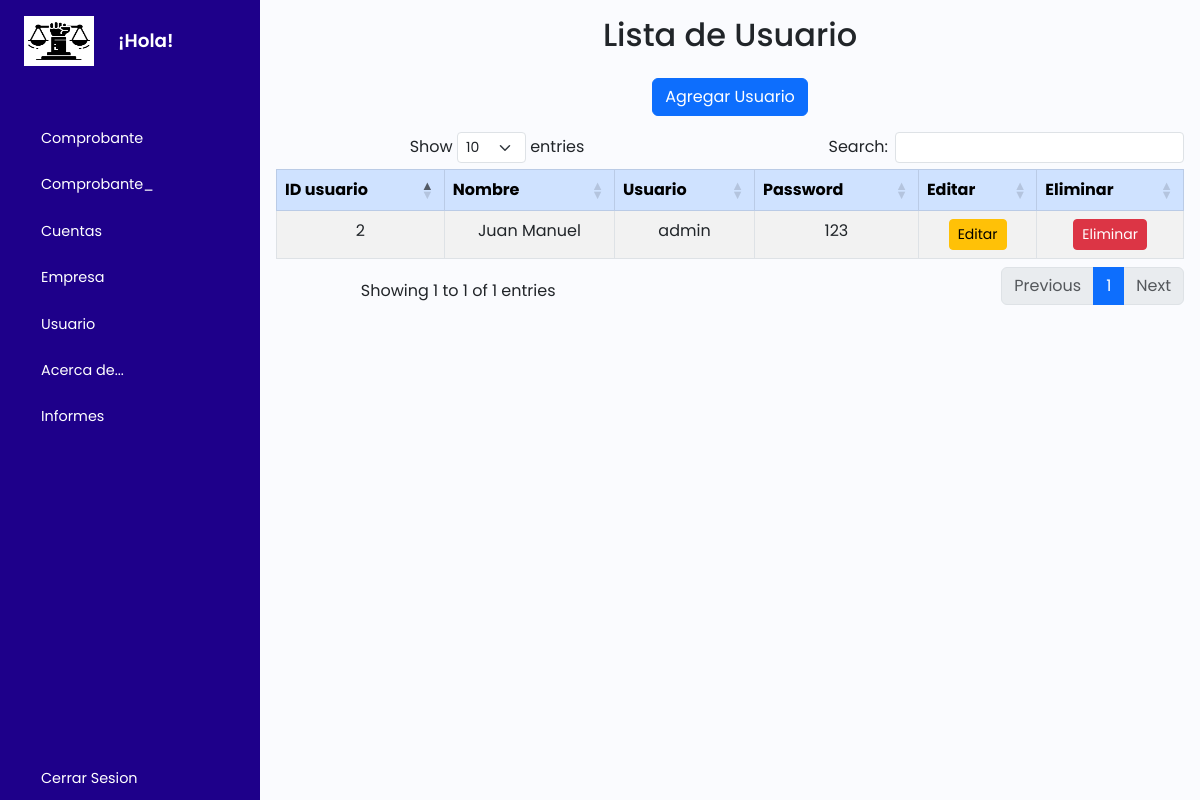
The app's page /tusuario/index.php, older data.
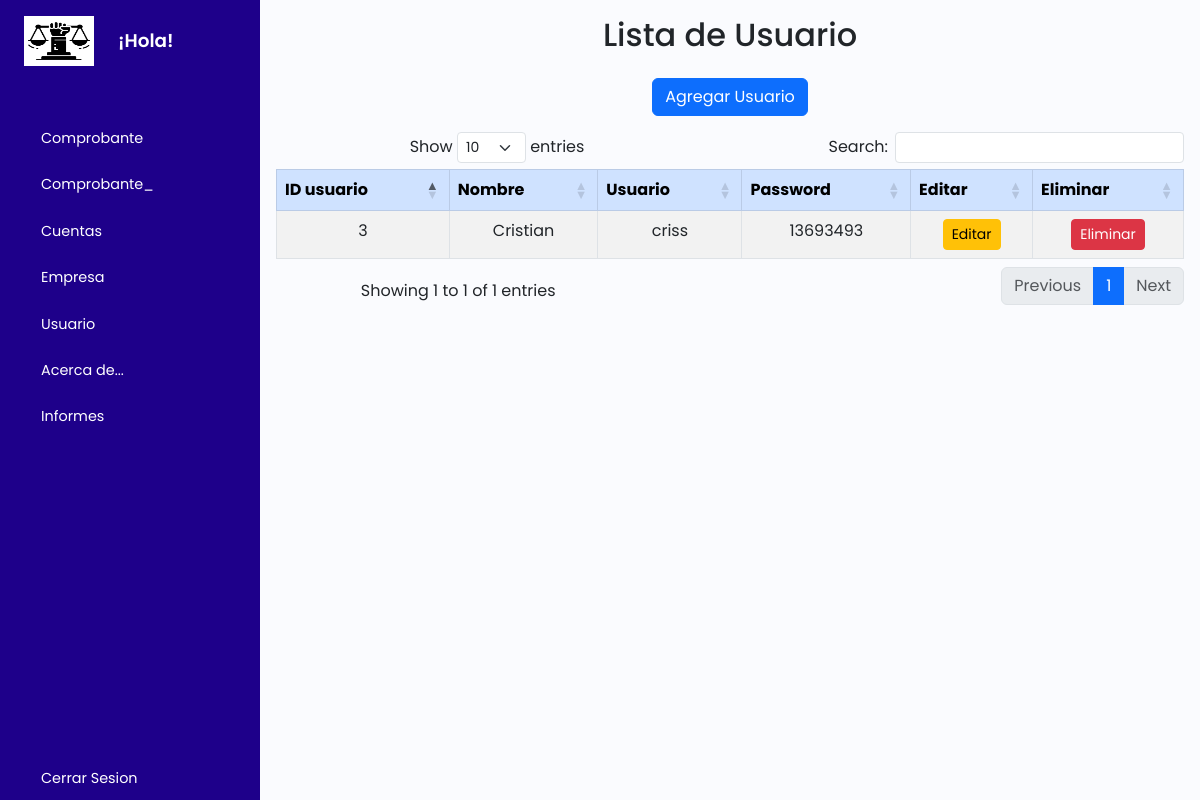
The same page, newer data.
### tables this page shows
CREATE TABLE `tusuario` (
  `idusuario` int(11) NOT NULL,
  `nombre` varchar(50) NOT NULL,
  `usuario` varchar(100) NOT NULL,
  `password` varchar(100) NOT NULL
);

### tusuario/index.php (the view, shortened to what this page needs)
<?php
    include_once("../plantilla/inicio.php");
    include '../cone.php';
?>
        <div class="main p-3">
            <div class="text-center">
            <h2 class="mb-4">Lista de Usuario</h2>
            <a href="create.php" class="btn btn-primary mb-3">Agregar Usuario</a>
            <?php
                $sql = "SELECT * FROM tusuario";
                $result = $conn->query($sql);
                if ($result->num_rows > 0) {
                    echo "<table id='usuario' class='table table-striped table-bordered'>
                    <thead class='table-primary'>
                    <tr>
                        <th>ID usuario</th>
                        <th>Nombre </th>
                        <th>Usuario</th>
                        <th>Password</th>
                        <th>Editar</th>
                        <th>Eliminar</th>
                    </tr>
                    </thead>
                    <tbody>";
                    while($row = $result->fetch_assoc()) {
                        echo "<tr>
                        <td>" . $row["idusuario"]. "</td>
                        <td>" . $row["nombre"]. "</td>
                        <td>" . $row["usuario"]. "</td>
                        <td>" . $row["password"]. "</td>
                        <td>
                            <a href='update.php?id=".$row["idusuario"]."' class='btn btn-warning btn-sm'>Editar</a>
                        </td>
                        <td>
                            <a href='delete.php?id=".$row["idusuario"]."' class='btn btn-danger btn-sm'>Eliminar</a>
                        </td>
                        </tr>";
                    }
                    echo "</tbody></table>";
                } else {
                    echo "<div class='alert alert-warning' role='alert'>0 resultados</div>";
                }
                ?>
            </div>
        </div>
    </div>
    <?php
    include_once("../plantilla/final.php");
?>

Row changes from the older to the newer data that the page shows:
removed tusuario: idusuario "2", nombre "Juan Manuel", usuario "admin", password "123"
added tusuario: idusuario "3", nombre "Cristian", usuario "criss", password "13693493"
